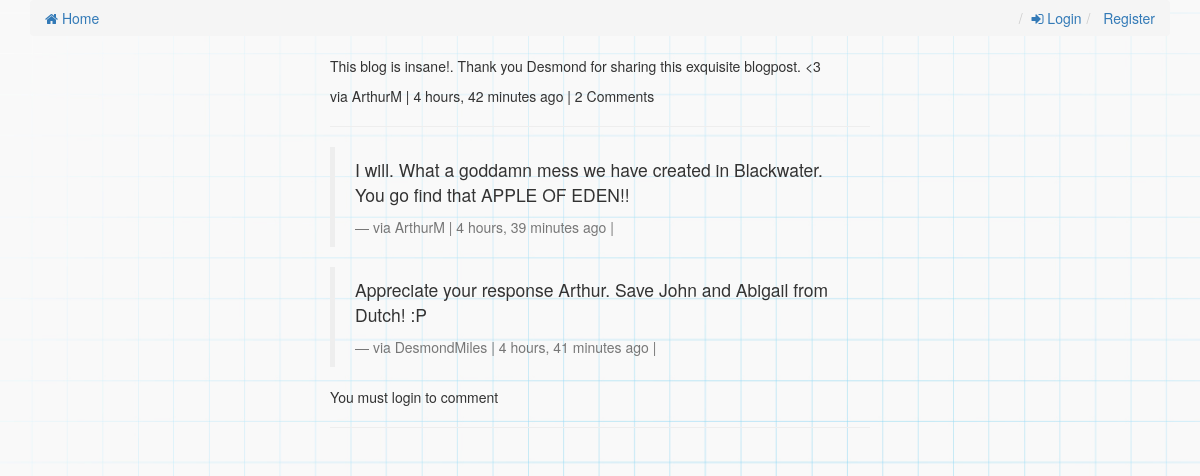
/comments/15/, run on the app's committed database.
### comments/models.py (models this page shows, shortened)
class Comment(models.Model):
    user        = models.ForeignKey(settings.AUTH_USER_MODEL, default=1)
    content_type = models.ForeignKey(ContentType, on_delete=models.CASCADE)
    object_id = models.PositiveIntegerField()
    content_object = GenericForeignKey('content_type', 'object_id')
    parent      = models.ForeignKey("self", null=True, blank=True)
    content     = models.TextField()
    timestamp   = models.DateTimeField(auto_now_add=True)
    objects = CommentManager()
    class Meta:
        ordering = ['-timestamp']
    def children(self): #replies
        return Comment.objects.filter(parent=self)
    @property
    def is_parent(self):
        if self.parent is not None:
            return False
        return True

### comments/views.py (the view, shortened to what this page needs)
# urls.py: url(r'^(?P<id>\d+)/$', comment_thread, name='thread'),
def comment_thread(request, id):
    try:
        obj = Comment.objects.get(id=id)
    except:
        raise Http404
    if not obj.is_parent:
        obj = obj.parent
    content_object = obj.content_object # Post that the comment is on
    content_id = obj.content_object.id
    initial_data = {
            "content_type": obj.content_type,
            "object_id": obj.object_id
    }
    form = CommentForm(request.POST or None, initial=initial_data)
    context = {
        "comment": obj,
        "form": form,
    }
    return render(request, "comment_thread.html", context)

### templates/comment_thread.html (shortened to what this page needs)
{% extends "base.html" %}
{% load urlify %}
{% load crispy_forms_tags %}
{% block content %}
<div class='col-sm-6 col-sm-offset-3'>
          <p>{{ comment.content }}</p>
          <footer>via {{ comment.user }} | {{ comment.timestamp|timesince }} ago | {% if comment.children.count > 0 %}{{ comment.children.count }} Comment{% if comment.children.count > 1 %}s{% endif %} {% endif %} </footer>
          <hr/>
          <div>
              {% for child_comment in comment.children %}
                <blockquote>
                <p>{{ child_comment.content }}</p>
                <footer>via {{ child_comment.user }} | {{ child_comment.timestamp|timesince }} ago | {% if request.user == child_comment.user %}<a href='{{ child_comment.get_delete_url }}'>Delete</a>{% endif %}</footer>
                </blockquote>
             {% endfor %}
             {% if request.user.is_authenticated %}
            <form method="POST" action="."> {% csrf_token %}
                {{ form|crispy }}
                <input type='hidden' name='parent_id' value='{{ comment.id }}'>
                <input type='submit' value='Reply' class='btn btn-default'>
            </form>
            {% else %}
            <p>You must login to comment </p>
            {% endif %}
        </div>
        <hr/>
</div>
{% endblock content %}

### templates/base.html (shortened to what this page needs)
{% load staticfiles %}
<html>
<head>
<link rel="stylesheet" href="https://maxcdn.bootstrapcdn.com/bootstrap/3.3.6/css/bootstrap.min.css">
<link rel="stylesheet" href="https://cdnjs.cloudflare.com/ajax/libs/font-awesome/4.7.0/css/font-awesome.min.css">
<link rel="stylesheet" href="https://maxcdn.bootstrapcdn.com/bootstrap/3.3.6/css/bootstrap-theme.min.css">
<link rel='stylesheet' href='https://maxcdn.bootstrapcdn.com/font-awesome/4.5.0/css/font-awesome.min.css' >
<link rel='stylesheet' href='{% static "css/base.css" %}' />
</head>
<body>
<div class='container'>
    <ol class='breadcrumb'>
        <li><a href='{% url "posts:list" %}'><i class="fa fa-home"></i> Home</a></li>
        {% if not request.user.is_authenticated %}
        <li class='pull-right'><a href='{% url "register" %}'> Register</a></li>
        <li class='pull-right'><a href='{% url "login" %}'><i class="fa fa-sign-in"></i> Login</a></li>
        {% else %}
        <li><a href="{% url 'posts:create' %}"><i class="fa fa-plus"></i> Add Post</a> </li>
        <li class="pull-right"> <a href="{% url 'profile' %}">{{request.user.first_name}}</a></li>
        <li class='pull-right'><a href='{% url "logout" %}'><i class="fa fa-sign-out"></i> Logout</a></li>
        {% endif %}
    </ol>
{% block content %}{% endblock content %}
</div>
</body>
</html>

### static/css/base.css (style rules this page uses)
body { background-image: url('images/blog.jpeg'); background-size: 100% 100%; }

### data on the page
Comment: content "This blog is insane!. Thank you Desmond for sharing this exquisite blogpost. <3", user "ArthurM", timestamp "4 hours, 42 minutes", children.count "2"
Comment: content "I will. What a goddamn mess we have created in Blackwater. You go find that APPLE OF EDEN!!", user "ArthurM", timestamp "4 hours, 39 minutes"
Comment: content "Appreciate your response Arthur. Save John and Abigail from Dutch! :P", user "DesmondMiles", timestamp "4 hours, 41 minutes"
